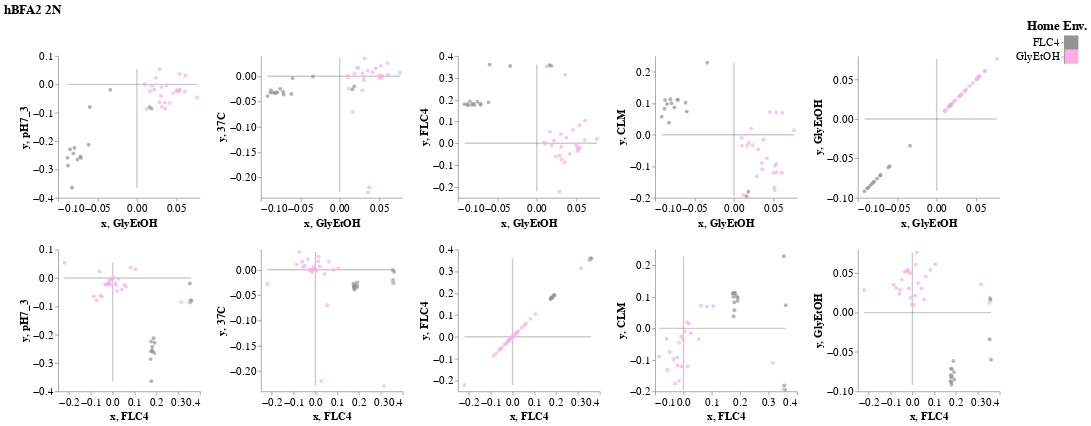

Write notebook code for a chart like this one.
### Code cell
big_scatter('hBFA2_2N', ['GlyEtOH', 'FLC4'], ['pH7_3', '37C', 'FLC4', 'CLM', 'GlyEtOH']).properties(title='hBFA2 2N')

### Figure 1 — Vega-Lite specification as saved in the notebook (floating-point values rounded to 4 significant figures)
{"config": {"view": {"stroke": "transparent", "continuousWidth": 400, "continuousHeight": 300}, "axis": {"grid": false, "labelFontSize": 16, "titleFontSize": 16}, "title": {"fontSize": 18}, "mark": {"color": "black"}}, "hconcat": [{"vconcat": [{"vconcat": [{"vconcat": []}, {"hconcat": [{"hconcat": [{"hconcat": [{"hconcat": [{"hconcat": [{"hconcat": []}, {"layer": [{"data": {"name": "data-d4e37900c817bda73b76a181f0f4101b"}, "mark": {"type": "line", "opacity": 0.2}, "encoding": {"x": {"type": "quantitative", "field": "x"}, "y": {"type": "quantitative", "field": "y"}}}, {"data": {"name": "data-590b54e631a49ab2b5f6657e6abbe742"}, "mark": {"type": "line", "opacity": 0.2}, "encoding": {"x": {"type": "quantitative", "field": "x"}, "y": {"type": "quantitative", "field": "y"}}}, {"mark": "circle", "encoding": {"color": {"type": "nominal", "field": "Home_Env_Short", "legend": null, "scale": {"domain": ["SC", "37C", "pH7_3", "GlyEtOH", "FLC4", "CLM"], "range": ["#0173b2", "#029e73", "#d55e00", "#fbafe4", "#949494", "#ece133"]}}, "stroke": {"value": "black"}, "strokeOpacity": {"condition": {"value": 1, "selection": {"or": ["selector022", "selector023"]}}, "value": 0}, "strokeWidth": {"condition": {"value": 8, "selection": "selector023"}, "value": 4}, "tooltip": [{"type": "nominal", "field": "Putative_Drivers"}, {"type": "nominal", "field": "Lineage_ID"}, {"type": "nominal", "field": "Home_Environment"}], "x": {"type": "quantitative", "field": "GlyEtOH"}, "y": {"type": "quantitative", "field": "pH7_3"}}, "selection": {"selector022": {"type": "single", "on": "mouseover", "fields": ["Lineage_ID"], "empty": "none"}, "selector023": {"type": "single", "on": "click", "fields": ["Lineage_ID"], "empty": "none"}}}], "height": 200, "width": 200}]}, {"layer": [{"data": {"name": "data-62fa6c5215b70b3fc3e2dac50e1f248a"}, "mark": {"type": "line", "opacity": 0.2}, "encoding": {"x": {"type": "quantitative", "field": "x"}, "y": {"type": "quantitative", "field": "y"}}}, {"data": {"name": "data-1fc2a6a267fc5bf958299977f5b1c418"}, "mark": {"type": "line", "opacity": 0.2}, "encoding": {"x": {"type": "quantitative", "field": "x"}, "y": {"type": "quantitative", "field": "y"}}}, {"mark": "circle", "encoding": {"color": {"type": "nominal", "field": "Home_Env_Short", "legend": null, "scale": {"domain": ["SC", "37C", "pH7_3", "GlyEtOH", "FLC4", "CLM"], "range": ["#0173b2", "#029e73", "#d55e00", "#fbafe4", "#949494", "#ece133"]}}, "stroke": {"value": "black"}, "strokeOpacity": {"condition": {"value": 1, "selection": {"or": ["selector022", "selector023"]}}, "value": 0}, "strokeWidth": {"condition": {"value": 8, "selection": "selector023"}, "value": 4}, "tooltip": [{"type": "nominal", "field": "Putative_Drivers"}, {"type": "nominal", "field": "Lineage_ID"}, {"type": "nominal", "field": "Home_Environment"}], "x": {"type": "quantitative", "field": "GlyEtOH"}, "y": {"type": "quantitative", "field": "37C"}}, "selection": {"selector022": {"type": "single", "on": "mouseover", "fields": ["Lineage_ID"], "empty": "none"}, "selector023": {"type": "single", "on": "click", "fields": ["Lineage_ID"], "empty": "none"}}}], "height": 200, "width": 200}]}, {"layer": [{"data": {"name": "data-62fa6c5215b70b3fc3e2dac50e1f248a"}, "mark": {"type": "line", "opacity": 0.2}, "encoding": {"x": {"type": "quantitative", "field": "x"}, "y": {"type": "quantitative", "field": "y"}}}, {"data": {"name": "data-000e6c99aa2b37334f7b1e8dcd30ea20"}, "mark": {"type": "line", "opacity": 0.2}, "encoding": {"x": {"type": "quantitative", "field": "x"}, "y": {"type": "quantitative", "field": "y"}}}, {"mark": "circle", "encoding": {"color": {"type": "nominal", "field": "Home_Env_Short", "legend": null, "scale": {"domain": ["SC", "37C", "pH7_3", "GlyEtOH", "FLC4", "CLM"], "range": ["#0173b2", "#029e73", "#d55e00", "#fbafe4", "#949494", "#ece133"]}}, "stroke": {"value": "black"}, "strokeOpacity": {"condition": {"value": 1, "selection": {"or": ["selector022", "selector023"]}}, "value": 0}, "strokeWidth": {"condition": {"value": 8, "selection": "selector023"}, "value": 4}, "tooltip": [{"type": "nominal", "field": "Putative_Drivers"}, {"type": "nominal", "field": "Lineage_ID"}, {"type": "nominal", "field": "Home_Environment"}], "x": {"type": "quantitative", "field": "GlyEtOH"}, "y": {"type": "quantitative", "field": "FLC4"}}, "selection": {"selector022": {"type": "single", "on": "mouseover", "fields": ["Lineage_ID"], "empty": "none"}, "selector023": {"type": "single", "on": "click", "fields": ["Lineage_ID"], "empty": "none"}}}], "height": 200, "width": 200}]}, {"layer": [{"data": {"name": "data-62fa6c5215b70b3fc3e2dac50e1f248a"}, "mark": {"type": "line", "opacity": 0.2}, "encoding": {"x": {"type": "quantitative", "field": "x"}, "y": {"type": "quantitative", "field": "y"}}}, {"data": {"name": "data-b7c4170b5427b4f1b82f2fc5c5c806a0"}, "mark": {"type": "line", "opacity": 0.2}, "encoding": {"x": {"type": "quantitative", "field": "x"}, "y": {"type": "quantitative", "field": "y"}}}, {"mark": "circle", "encoding": {"color": {"type": "nominal", "field": "Home_Env_Short", "legend": null, "scale": {"domain": ["SC", "37C", "pH7_3", "GlyEtOH", "FLC4", "CLM"], "range": ["#0173b2", "#029e73", "#d55e00", "#fbafe4", "#949494", "#ece133"]}}, "stroke": {"value": "black"}, "strokeOpacity": {"condition": {"value": 1, "selection": {"or": ["selector022", "selector023"]}}, "value": 0}, "strokeWidth": {"condition": {"value": 8, "selection": "selector023"}, "value": 4}, "tooltip": [{"type": "nominal", "field": "Putative_Drivers"}, {"type": "nominal", "field": "Lineage_ID"}, {"type": "nominal", "field": "Home_Environment"}], "x": {"type": "quantitative", "field": "GlyEtOH"}, "y": {"type": "quantitative", "field": "CLM"}}, "selection": {"selector022": {"type": "single", "on": "mouseover", "fields": ["Lineage_ID"], "empty": "none"}, "selector023": {"type": "single", "on": "click", "fields": ["Lineage_ID"], "empty": "none"}}}], "height": 200, "width": 200}]}, {"layer": [{"data": {"name": "data-62fa6c5215b70b3fc3e2dac50e1f248a"}, "mark": {"type": "line", "opacity": 0.2}, "encoding": {"x": {"type": "quantitative", "field": "x"}, "y": {"type": "quantitative", "field": "y"}}}, {"data": {"name": "data-24c7f88cf11ccbc389368f54b01076a8"}, "mark": {"type": "line", "opacity": 0.2}, "encoding": {"x": {"type": "quantitative", "field": "x"}, "y": {"type": "quantitative", "field": "y"}}}, {"mark": "circle", "encoding": {"color": {"type": "nominal", "field": "Home_Env_Short", "legend": null, "scale": {"domain": ["SC", "37C", "pH7_3", "GlyEtOH", "FLC4", "CLM"], "range": ["#0173b2", "#029e73", "#d55e00", "#fbafe4", "#949494", "#ece133"]}}, "stroke": {"value": "black"}, "strokeOpacity": {"condition": {"value": 1, "selection": {"or": ["selector022", "selector023"]}}, "value": 0}, "strokeWidth": {"condition": {"value": 8, "selection": "selector023"}, "value": 4}, "tooltip": [{"type": "nominal", "field": "Putative_Drivers"}, {"type": "nominal", "field": "Lineage_ID"}, {"type": "nominal", "field": "Home_Environment"}], "x": {"type": "quantitative", "field": "GlyEtOH"}, "y": {"type": "quantitative", "field": "GlyEtOH"}}, "selection": {"selector022": {"type": "single", "on": "mouseover", "fields": ["Lineage_ID"], "empty": "none"}, "selector023": {"type": "single", "on": "click", "fields": ["Lineage_ID"], "empty": "none"}}}], "height": 200, "width": 200}]}]}, {"hconcat": [{"hconcat": [{"hconcat": [{"hconcat": [{"hconcat": [{"hconcat": []}, {"layer": [{"data": {"name": "data-0d9af721ac115f570fddc88f6392349c"}, "mark": {"type": "line", "opacity": 0.2}, "encoding": {"x": {"type": "quantitative", "field": "x"}, "y": {"type": "quantitative", "field": "y"}}}, {"data": {"name": "data-590b54e631a49ab2b5f6657e6abbe742"}, "mark": {"type": "line", "opacity": 0.2}, "encoding": {"x": {"type": "quantitative", "field": "x"}, "y": {"type": "quantitative", "field": "y"}}}, {"mark": "circle", "encoding": {"color": {"type": "nominal", "field": "Home_Env_Short", "legend": null, "scale": {"domain": ["SC", "37C", "pH7_3", "GlyEtOH", "FLC4", "CLM"], "range": ["#0173b2", "#029e73", "#d55e00", "#fbafe4", "#949494", "#ece133"]}}, "stroke": {"value": "black"}, "strokeOpacity": {"condition": {"value": 1, "selection": {"or": ["selector022", "selector023"]}}, "value": 0}, "strokeWidth": {"condition": {"value": 8, "selection": "selector023"}, "value": 4}, "tooltip": [{"type": "nominal", "field": "Putative_Drivers"}, {"type": "nominal", "field": "Lineage_ID"}, {"type": "nominal", "field": "Home_Environment"}], "x": {"type": "quantitative", "field": "FLC4"}, "y": {"type": "quantitative", "field": "pH7_3"}}, "selection": {"selector022": {"type": "single", "on": "mouseover", "fields": ["Lineage_ID"], "empty": "none"}, "selector023": {"type": "single", "on": "click", "fields": ["Lineage_ID"], "empty": "none"}}}], "height": 200, "width": 200}]}, {"layer": [{"data": {"name": "data-0d9af721ac115f570fddc88f6392349c"}, "mark": {"type": "line", "opacity": 0.2}, "encoding": {"x": {"type": "quantitative", "field": "x"}, "y": {"type": "quantitative", "field": "y"}}}, {"data": {"name": "data-1fc2a6a267fc5bf958299977f5b1c418"}, "mark": {"type": "line", "opacity": 0.2}, "encoding": {"x": {"type": "quantitative", "field": "x"}, "y": {"type": "quantitative", "field": "y"}}}, {"mark": "circle", "encoding": {"color": {"type": "nominal", "field": "Home_Env_Short", "legend": null, "scale": {"domain": ["SC", "37C", "pH7_3", "GlyEtOH", "FLC4", "CLM"], "range": ["#0173b2", "#029e73", "#d55e00", "#fbafe4", "#949494", "#ece133"]}}, "stroke": {"value": "black"}, "strokeOpacity": {"condition": {"value": 1, "selection": {"or": ["selector022", "selector023"]}}, "value": 0}, "strokeWidth": {"condition": {"value": 8, "selection": "selector023"}, "value": 4}, "tooltip": [{"type": "nominal", "field": "Putative_Drivers"}, {"type": "nominal", "field": "Lineage_ID"}, {"type": "nominal", "field": "Home_Environment"}], "x": {"type": "quantitative", "field": "FLC4"}, "y": {"type": "quantitative", "field": "37C"}}, "selection": {"selector022": {"type": "single", "on": "mouseover", "fields": ["Lineage_ID"], "empty": "none"}, "selector023": {"type": "single", "on": "click", "fields": ["Lineage_ID"], "empty": "none"}}}], "height": 200, "width": 200}]}, {"layer": [{"data": {"name": "data-0d9af721ac115f570fddc88f6392349c"}, "mark": {"type": "line", "opacity": 0.2}, "encoding": {"x": {"type": "quantitative", "field": "x"}, "y": {"type": "quantitative", "field": "y"}}}, {"data": {"name": "data-000e6c99aa2b37334f7b1e8dcd30ea20"}, "mark": {"type": "line", "opacity": 0.2}, "encoding": {"x": {"type": "quantitative", "field": "x"}, "y": {"type": "quantitative", "field": "y"}}}, {"mark": "circle", "encoding": {"color": {"type": "nominal", "field": "Home_Env_Short", "legend": null, "scale": {"domain": ["SC", "37C", "pH7_3", "GlyEtOH", "FLC4", "CLM"], "range": ["#0173b2", "#029e73", "#d55e00", "#fbafe4", "#949494", "#ece133"]}}, "stroke": {"value": "black"}, "strokeOpacity": {"condition": {"value": 1, "selection": {"or": ["selector022", "selector023"]}}, "value": 0}, "strokeWidth": {"condition": {"value": 8, "selection": "selector023"}, "value": 4}, "tooltip": [{"type": "nominal", "field": "Putative_Drivers"}, {"type": "nominal", "field": "Lineage_ID"}, {"type": "nominal", "field": "Home_Environment"}], "x": {"type": "quantitative", "field": "FLC4"}, "y": {"type": "quantitative", "field": "FLC4"}}, "selection": {"selector022": {"type": "single", "on": "mouseover", "fields": ["Lineage_ID"], "empty": "none"}, "selector023": {"type": "single", "on": "click", "fields": ["Lineage_ID"], "empty": "none"}}}], "height": 200, "width": 200}]}, {"layer": [{"data": {"name": "data-59c08bf1ce755b1d2a4f6a5a5b3bf522"}, "mark": {"type": "line", "opacity": 0.2}, "encoding": {"x": {"type": "quantitative", "field": "x"}, "y": {"type": "quantitative", "field": "y"}}}, {"data": {"name": "data-b7c4170b5427b4f1b82f2fc5c5c806a0"}, "mark": {"type": "line", "opacity": 0.2}, "encoding": {"x": {"type": "quantitative", "field": "x"}, "y": {"type": "quantitative", "field": "y"}}}, {"mark": "circle", "encoding": {"color": {"type": "nominal", "field": "Home_Env_Short", "legend": null, "scale": {"domain": ["SC", "37C", "pH7_3", "GlyEtOH", "FLC4", "CLM"], "range": ["#0173b2", "#029e73", "#d55e00", "#fbafe4", "#949494", "#ece133"]}}, "stroke": {"value": "black"}, "strokeOpacity": {"condition": {"value": 1, "selection": {"or": ["selector022", "selector023"]}}, "value": 0}, "strokeWidth": {"condition": {"value": 8, "selection": "selector023"}, "value": 4}, "tooltip": [{"type": "nominal", "field": "Putative_Drivers"}, {"type": "nominal", "field": "Lineage_ID"}, {"type": "nominal", "field": "Home_Environment"}], "x": {"type": "quantitative", "field": "FLC4"}, "y": {"type": "quantitative", "field": "CLM"}}, "selection": {"selector022": {"type": "single", "on": "mouseover", "fields": ["Lineage_ID"], "empty": "none"}, "selector023": {"type": "single", "on": "click", "fields": ["Lineage_ID"], "empty": "none"}}}], "height": 200, "width": 200}]}, {"layer": [{"data": {"name": "data-0d9af721ac115f570fddc88f6392349c"}, "mark": {"type": "line", "opacity": 0.2}, "encoding": {"x": {"type": "quantitative", "field": "x"}, "y": {"type": "quantitative", "field": "y"}}}, {"data": {"name": "data-24c7f88cf11ccbc389368f54b01076a8"}, "mark": {"type": "line", "opacity": 0.2}, "encoding": {"x": {"type": "quantitative", "field": "x"}, "y": {"type": "quantitative", "field": "y"}}}, {"mark": "circle", "encoding": {"color": {"type": "nominal", "field": "Home_Env_Short", "legend": null, "scale": {"domain": ["SC", "37C", "pH7_3", "GlyEtOH", "FLC4", "CLM"], "range": ["#0173b2", "#029e73", "#d55e00", "#fbafe4", "#949494", "#ece133"]}}, "stroke": {"value": "black"}, "strokeOpacity": {"condition": {"value": 1, "selection": {"or": ["selector022", "selector023"]}}, "value": 0}, "strokeWidth": {"condition": {"value": 8, "selection": "selector023"}, "value": 4}, "tooltip": [{"type": "nominal", "field": "Putative_Drivers"}, {"type": "nominal", "field": "Lineage_ID"}, {"type": "nominal", "field": "Home_Environment"}], "x": {"type": "quantitative", "field": "FLC4"}, "y": {"type": "quantitative", "field": "GlyEtOH"}}, "selection": {"selector022": {"type": "single", "on": "mouseover", "fields": ["Lineage_ID"], "empty": "none"}, "selector023": {"type": "single", "on": "click", "fields": ["Lineage_ID"], "empty": "none"}}}], "height": 200, "width": 200}]}], "data": {"name": "data-4951432d8e2b846838e5a657789ebffb"}, "transform": [{"filter": {"selection": "selector033"}}]}, {"data": {"name": "data-6b2bf0b190a8068682b8731f3456cb8a"}, "mark": "rect", "encoding": {"color": {"type": "nominal", "field": "Home_Env_Short", "legend": null, "scale": {"domain": ["SC", "37C", "pH7_3", "GlyEtOH", "FLC4", "CLM"], "range": ["#0173b2", "#029e73", "#d55e00", "#fbafe4", "#949494", "#ece133"]}}, "opacity": {"condition": {"value": 1, "selection": "selector033"}, "value": 0.2}, "y": {"type": "nominal", "axis": {"title": null}, "field": "Home_Env_Short"}}, "selection": {"selector033": {"type": "multi", "fields": ["Home_Env_Short"], "init": [{"Home_Env_Short": "GlyEtOH"}, {"Home_Env_Short": "FLC4"}]}}, "title": {"text": "Home Env.", "dx": -20}}], "title": "hBFA2 2N", "$schema": "https://vega.github.io/schema/vega-lite/v4.8.1.json", "datasets": {"data-4951432d8e2b846838e5a657789ebffb": [{"Home_Environment": "FLC4_2N", "Lineage_ID": "ARX1_IV_656407_G_Heterozygous_NON_SYNONYMOUS_CODING", "YPD": -0.04253, "SC": -0.04716, "37C": -0.03221, "pH3_8": -0.09019, "pH7_3": -0.2592, "GlyEtOH": -0.08801, "FLC4": 0.1792, "CLM": 0.0827, "21C": -0.04871, "02M_NaCl": -0.07571, "Putative_Drivers": "ARX1", "Has_Mutation_Data": true, "Home_Env_Short": "FLC4"}, {"Home_Environment": "FLC4_2N", "Lineage_ID": "CIN5_XV_384114_A_Heterozygous_STOP_GAINED", "YPD": -0.0445, "SC": -0.04143, "37C": -0.02487, "pH3_8": -0.09432, "pH7_3": -0.2647, "GlyEtOH": -0.0755, "FLC4": 0.1907, "CLM": 0.08716, "21C": -0.06067, "02M_NaCl": -0.06634, "Putative_Drivers": "CIN5", "Has_Mutation_Data": true, "Home_Env_Short": "FLC4"}, {"Home_Environment": "FLC4_2N", "Lineage_ID": "FMP40_XVI_130560_A_Heterozygous_NON_SYNONYMOUS_CODING;TUP1_III_261206_A_Heterozygous_FRAME_SHIFT", "YPD": -0.0137, "SC": 0.01713, "37C": -0.003744, "pH3_8": -0.008275, "pH7_3": -0.0798, "GlyEtOH": -0.05981, "FLC4": 0.3607, "CLM": 0.07366, "21C": -0.002866, "02M_NaCl": -0.002074, "Putative_Drivers": "FMP40;TUP1", "Has_Mutation_Data": true, "Home_Env_Short": "FLC4"}, {"Home_Environment": "FLC4_2N", "Lineage_ID": "GUD1_IV_29692_A_Heterozygous_NON_SYNONYMOUS_CODING", "YPD": -0.04696, "SC": -0.07982, "37C": -0.0392, "pH3_8": -0.07507, "pH7_3": null, "GlyEtOH": -0.09168, "FLC4": 0.1794, "CLM": 0.05763, "21C": -0.05973, "02M_NaCl": -0.08007, "Putative_Drivers": "GUD1", "Has_Mutation_Data": true, "Home_Env_Short": "FLC4"}, {"Home_Environment": "FLC4_2N", "Lineage_ID": "HFD1_XIII_490591_C_Heterozygous_NON_SYNONYMOUS_CODING", "YPD": -0.03174, "SC": -0.005377, "37C": -0.02584, "pH3_8": -0.02421, "pH7_3": -0.07969, "GlyEtOH": 0.01608, "FLC4": 0.3578, "CLM": -0.1948, "21C": -0.01926, "02M_NaCl": -0.03825, "Putative_Drivers": "HFD1", "Has_Mutation_Data": true, "Home_Env_Short": "FLC4"}, {"Home_Environment": "FLC4_2N", "Lineage_ID": "HXT8_X_27751_T_Heterozygous_NON_SYNONYMOUS_CODING", "YPD": -0.04581, "SC": -0.04642, "37C": -0.03189, "pH3_8": -0.09668, "pH7_3": -0.2287, "GlyEtOH": -0.08487, "FLC4": 0.192, "CLM": 0.09736, "21C": -0.07692, "02M_NaCl": -0.0778, "Putative_Drivers": "HXT8", "Has_Mutation_Data": true, "Home_Env_Short": "FLC4"}, {"Home_Environment": "FLC4_2N", "Lineage_ID": "IOC2_XII_331960_C_Heterozygous_NON_SYNONYMOUS_CODING", "YPD": -0.0422, "SC": -0.04809, "37C": -0.03201, "pH3_8": -0.09691, "pH7_3": -0.2244, "GlyEtOH": -0.07923, "FLC4": 0.1758, "CLM": 0.1, "21C": -0.05989, "02M_NaCl": -0.06762, "Putative_Drivers": "IOC2", "Has_Mutation_Data": true, "Home_Env_Short": "FLC4"}, {"Home_Environment": "FLC4_2N", "Lineage_ID": "MES1_VII_1021486_T_Heterozygous_NON_SYNONYMOUS_CODING", "YPD": -0.03108, "SC": -0.006994, "37C": -0.02027, "pH3_8": -0.02199, "pH7_3": -0.08543, "GlyEtOH": 0.01839, "FLC4": 0.3555, "CLM": -0.1809, "21C": -0.01323, "02M_NaCl": -0.0377, "Putative_Drivers": "MES1", "Has_Mutation_Data": true, "Home_Env_Short": "FLC4"}, {"Home_Environment": "FLC4_2N", "Lineage_ID": "PDR1_VII_470234_T_Heterozygous_NON_SYNONYMOUS_CODING", "YPD": -0.004751, "SC": -0.004071, "37C": -0.000395, "pH3_8": -0.0042, "pH7_3": -0.01941, "GlyEtOH": -0.03382, "FLC4": 0.354, "CLM": 0.2287, "21C": -0.0071, "02M_NaCl": 0.01096, "Putative_Drivers": "PDR1", "Has_Mutation_Data": true, "Home_Env_Short": "FLC4"}, {"Home_Environment": "FLC4_2N", "Lineage_ID": "PET494_XIV_706242_A_Heterozygous_NON_SYNONYMOUS_CODING;PSY2_XIV_262597_A_Heterozygous_NON_SYNONYMOUS_CODING", "YPD": -0.04348, "SC": -0.04707, "37C": -0.03045, "pH3_8": -0.1061, "pH7_3": -0.2547, "GlyEtOH": -0.07173, "FLC4": 0.181, "CLM": 0.1108, "21C": -0.05966, "02M_NaCl": -0.06955, "Putative_Drivers": "PET494;PSY2", "Has_Mutation_Data": true, "Home_Env_Short": "FLC4"}, {"Home_Environment": "FLC4_2N", "Lineage_ID": "TPD3_I_125866_A_Heterozygous_NON_SYNONYMOUS_CODING", "YPD": -0.04858, "SC": -0.04405, "37C": -0.02758, "pH3_8": -0.1003, "pH7_3": -0.2862, "GlyEtOH": -0.0874, "FLC4": 0.174, "CLM": 0.1106, "21C": -0.04954, "02M_NaCl": -0.0795, "Putative_Drivers": "TPD3", "Has_Mutation_Data": true, "Home_Env_Short": "FLC4"}, {"Home_Environment": "FLC4_2N", "Lineage_ID": "TTI1_XI_378366_T_Heterozygous_NON_SYNONYMOUS_CODING", "YPD": -0.04448, "SC": -0.05187, "37C": -0.03592, "pH3_8": -0.09307, "pH7_3": -0.2588, "GlyEtOH": -0.07111, "FLC4": 0.1765, "CLM": 0.1115, "21C": -0.05203, "02M_NaCl": -0.08268, "Putative_Drivers": "TTI1", "Has_Mutation_Data": true, "Home_Env_Short": "FLC4"}, {"Home_Environment": "FLC4_2N", "Lineage_ID": "UBP15_XIII_875001_A_Heterozygous_NON_SYNONYMOUS_CODING", "YPD": -0.04478, "SC": -0.0467, "37C": -0.03209, "pH3_8": -0.09834, "pH7_3": -0.2431, "GlyEtOH": -0.08067, "FLC4": 0.1814, "CLM": 0.1129, "21C": -0.05993, "02M_NaCl": -0.07416, "Putative_Drivers": "UBP15", "Has_Mutation_Data": true, "Home_Env_Short": "FLC4"}, {"Home_Environment": "FLC4_2N", "Lineage_ID": "YFR016C_VI_178237_C_Heterozygous_NON_SYNONYMOUS_CODING", "YPD": -0.04489, "SC": -0.05754, "37C": -0.03359, "pH3_8": -0.1093, "pH7_3": -0.3645, "GlyEtOH": -0.08246, "FLC4": 0.1769, "CLM": 0.03851, "21C": -0.06524, "02M_NaCl": -0.07552, "Putative_Drivers": "YFR016C", "Has_Mutation_Data": true, "Home_Env_Short": "FLC4"}, {"Home_Environment": "FLC4_2N", "Lineage_ID": "YHK8_VIII_205616_C_Heterozygous_NON_SYNONYMOUS_CODING", "YPD": -0.04293, "SC": -0.04442, "37C": -0.03506, "pH3_8": -0.1041, "pH7_3": -0.2127, "GlyEtOH": -0.06137, "FLC4": 0.1875, "CLM": 0.1017, "21C": -0.0493, "02M_NaCl": -0.07199, "Putative_Drivers": "YHK8", "Has_Mutation_Data": true, "Home_Env_Short": "FLC4"}, {"Home_Environment": "GlyEtOH_2N", "Lineage_ID": "ARG4_VIII_140205_A_Heterozygous_NON_SYNONYMOUS_CODING", "YPD": 0.002702, "SC": 0.01622, "37C": -0.0008597, "pH3_8": 0.01697, "pH7_3": -0.01818, "GlyEtOH": 0.05426, "FLC4": -0.02059, "CLM": -0.1179, "21C": 0.0162, "02M_NaCl": 0.01592, "Putative_Drivers": "ARG4", "Has_Mutation_Data": true, "Home_Env_Short": "GlyEtOH"}, {"Home_Environment": "GlyEtOH_2N", "Lineage_ID": "BEM2_V_479835_T_Heterozygous_NON_SYNONYMOUS_CODING BEM2_V_479836_A_Heterozygous_NON_SYNONYMOUS_CODING", "YPD": -0.03106, "SC": -0.02077, "37C": 0.01596, "pH3_8": -0.0121, "pH7_3": -0.03085, "GlyEtOH": 0.04583, "FLC4": 0.06111, "CLM": 0.07205, "21C": -0.008897, "02M_NaCl": -0.004525, "Putative_Drivers": "BEM2", "Has_Mutation_Data": true, "Home_Env_Short": "GlyEtOH"}, {"Home_Environment": "GlyEtOH_2N", "Lineage_ID": "ERG24_XIV_110193_T_Heterozygous_STOP_GAINED", "YPD": -0.01386, "SC": -0.00278, "37C": -0.07005, "pH3_8": -0.01296, "pH7_3": -0.02412, "GlyEtOH": 0.01659, "FLC4": 0.05347, "CLM": -0.03405, "21C": -0.008013, "02M_NaCl": -0.01829, "Putative_Drivers": "ERG24", "Has_Mutation_Data": true, "Home_Env_Short": "GlyEtOH"}, {"Home_Environment": "GlyEtOH_2N", "Lineage_ID": "ERG24_XIV_110193_T_Heterozygous_STOP_GAINED;HEM2_VII_419543_C_Heterozygous_STOP_GAINED", "YPD": 0.00376, "SC": 0.01905, "37C": 0.005675, "pH3_8": 0.0009758, "pH7_3": -0.004487, "GlyEtOH": 0.01896, "FLC4": -0.008671, "CLM": -0.02517, "21C": 0.003423, "02M_NaCl": 0.007766, "Putative_Drivers": "ERG24;HEM2", "Has_Mutation_Data": true, "Home_Env_Short": "GlyEtOH"}, {"Home_Environment": "GlyEtOH_2N", "Lineage_ID": "GDH2_IV_72604_T_Heterozygous_NON_SYNONYMOUS_CODING", "YPD": -0.03156, "SC": -0.008565, "37C": -0.02452, "pH3_8": -0.03124, "pH7_3": -0.08674, "GlyEtOH": 0.01229, "FLC4": 0.3523, "CLM": -0.1908, "21C": -0.01992, "02M_NaCl": -0.04594, "Putative_Drivers": "GDH2", "Has_Mutation_Data": true, "Home_Env_Short": "GlyEtOH"}, {"Home_Environment": "GlyEtOH_2N", "Lineage_ID": "HAP1_XII_650834_G_Homozygous_NON_SYNONYMOUS_CODING HAP1_XII_650867_A_Homozygous_NON_SYNONYMOUS_CODING", "YPD": 0.01236, "SC": 0.01927, "37C": 0.0003369, "pH3_8": 0.02388, "pH7_3": 0.03656, "GlyEtOH": 0.05401, "FLC4": 0.08249, "CLM": 0.06988, "21C": 0.01603, "02M_NaCl": 0.01903, "Putative_Drivers": "HAP1", "Has_Mutation_Data": true, "Home_Env_Short": "GlyEtOH"}, {"Home_Environment": "GlyEtOH_2N", "Lineage_ID": "HAP1_XII_650854_A_Heterozygous_CODON_CHANGE_PLUS_CODON_DELETION", "YPD": 0.016, "SC": 0.00857, "37C": 0.003314, "pH3_8": 0.0275, "pH7_3": 0.03092, "GlyEtOH": 0.0613, "FLC4": 0.1042, "CLM": 0.07028, "21C": 0.02396, "02M_NaCl": 0.01472, "Putative_Drivers": "HAP1", "Has_Mutation_Data": true, "Home_Env_Short": "GlyEtOH"}, {"Home_Environment": "GlyEtOH_2N", "Lineage_ID": "HEM2_VII_419813_T_Heterozygous_NON_SYNONYMOUS_CODING", "YPD": 4.991e-05, "SC": 0.005205, "37C": -0.001601, "pH3_8": 0.01181, "pH7_3": -0.008792, "GlyEtOH": 0.031, "FLC4": -0.01588, "CLM": -0.0458, "21C": 0.009055, "02M_NaCl": -0.01471, "Putative_Drivers": "HEM2", "Has_Mutation_Data": true, "Home_Env_Short": "GlyEtOH"}, {"Home_Environment": "GlyEtOH_2N", "Lineage_ID": "HEM3_IV_92963_T_Heterozygous_STOP_GAINED", "YPD": 0.002845, "SC": 0.01796, "37C": 0.02124, "pH3_8": 0.01848, "pH7_3": -0.02312, "GlyEtOH": 0.05205, "FLC4": -0.03527, "CLM": -0.09809, "21C": 0.01179, "02M_NaCl": -0.09473, "Putative_Drivers": "HEM3", "Has_Mutation_Data": true, "Home_Env_Short": "GlyEtOH"}, {"Home_Environment": "GlyEtOH_2N", "Lineage_ID": "HEM3_IV_93276_T_Heterozygous_NON_SYNONYMOUS_CODING;YDR370C_IV_1218242_G_Heterozygous_NON_SYNONYMOUS_CODING", "YPD": -3.792e-05, "SC": 0.009372, "37C": -0.003875, "pH3_8": 0.01716, "pH7_3": -0.02016, "GlyEtOH": 0.05105, "FLC4": -0.01607, "CLM": -0.1666, "21C": 0.01071, "02M_NaCl": 0.009981, "Putative_Drivers": "HEM3;YDR370C", "Has_Mutation_Data": true, "Home_Env_Short": "GlyEtOH"}, {"Home_Environment": "GlyEtOH_2N", "Lineage_ID": "HEM3_IV_93355_TC_Heterozygous_FRAME_SHIFT;IRA2_XV_176039_A_Heterozygous_NON_SYNONYMOUS_CODING", "YPD": 0.001957, "SC": 0.02646, "37C": 0.02601, "pH3_8": 0.02855, "pH7_3": -0.02508, "GlyEtOH": 0.06084, "FLC4": 0.01489, "CLM": -0.1207, "21C": 0.02269, "02M_NaCl": 0.03366, "Putative_Drivers": "IRA2;HEM3", "Has_Mutation_Data": true, "Home_Env_Short": "GlyEtOH"}, {"Home_Environment": "GlyEtOH_2N", "Lineage_ID": "HEM3_IV_93414_A_Heterozygous_NON_SYNONYMOUS_CODING", "YPD": 0.002318, "SC": 0.01247, "37C": 0.000837, "pH3_8": 0.02049, "pH7_3": -0.02241, "GlyEtOH": 0.0539, "FLC4": -0.0224, "CLM": -0.09253, "21C": 0.0134, "02M_NaCl": 0.01969, "Putative_Drivers": "HEM3", "Has_Mutation_Data": true, "Home_Env_Short": "GlyEtOH"}, {"Home_Environment": "GlyEtOH_2N", "Lineage_ID": "HEM3_IV_93688_G_Heterozygous_NON_SYNONYMOUS_CODING", "YPD": 0.001263, "SC": 0.004795, "37C": 0.0001536, "pH3_8": 0.0157, "pH7_3": -0.02302, "GlyEtOH": 0.05168, "FLC4": -0.02994, "CLM": -0.1751, "21C": 0.009116, "02M_NaCl": 0.00821, "Putative_Drivers": "HEM3", "Has_Mutation_Data": true, "Home_Env_Short": "GlyEtOH"}, {"Home_Environment": "GlyEtOH_2N", "Lineage_ID": "HEM3_IV_93717_T_Heterozygous_NON_SYNONYMOUS_CODING;PAN1_IX_368430_A_Heterozygous_CODON_CHANGE_PLUS_CODON_DELETION", "YPD": 0.0002219, "SC": 0.007421, "37C": 0.001821, "pH3_8": 0.01935, "pH7_3": -0.02326, "GlyEtOH": 0.05015, "FLC4": -0.007206, "CLM": -0.1208, "21C": 0.01361, "02M_NaCl": 0.01478, "Putative_Drivers": "HEM3;PAN1", "Has_Mutation_Data": true, "Home_Env_Short": "GlyEtOH"}, {"Home_Environment": "GlyEtOH_2N", "Lineage_ID": "NDI1_XIII_28915_C_Heterozygous_NON_SYNONYMOUS_CODING", "YPD": -0.001033, "SC": 0.006522, "37C": -0.001336, "pH3_8": 0.004507, "pH7_3": 0.0007147, "GlyEtOH": 0.01008, "FLC4": 0.004578, "CLM": -0.009663, "21C": -0.001007, "02M_NaCl": 0.00652, "Putative_Drivers": "NDI1", "Has_Mutation_Data": true, "Home_Env_Short": "GlyEtOH"}, {"Home_Environment": "GlyEtOH_2N", "Lineage_ID": "NDI1_XIII_29195_C_Heterozygous_NON_SYNONYMOUS_CODING;TRM3_IV_261435_G_Heterozygous_NON_SYNONYMOUS_CODING", "YPD": -0.0003349, "SC": 0.003237, "37C": 0.001286, "pH3_8": 0.004043, "pH7_3": -0.001039, "GlyEtOH": 0.01007, "FLC4": -0.001749, "CLM": -0.0344, "21C": -0.00451, "02M_NaCl": 0.003152, "Putative_Drivers": "NDI1;TRM3", "Has_Mutation_Data": true, "Home_Env_Short": "GlyEtOH"}, {"Home_Environment": "GlyEtOH_2N", "Lineage_ID": "PET494_XIV_707199_G_Heterozygous_NON_SYNONYMOUS_CODING", "YPD": -0.01535, "SC": -0.02962, "37C": -0.0274, "pH3_8": -0.00531, "pH7_3": 0.05387, "GlyEtOH": 0.02864, "FLC4": -0.221, "CLM": null, "21C": -0.005091, "02M_NaCl": -0.01569, "Putative_Drivers": "PET494", "Has_Mutation_Data": true, "Home_Env_Short": "GlyEtOH"}, {"Home_Environment": "GlyEtOH_2N", "Lineage_ID": "PSY2_XIV_262193_.GACTAATAGAGCTTTATGATACCAAAACCCTTCCAGAAAGCTCTTCAGAGAAGGAGAAGTTTGTAC_Heterozygous_STOP_GAINED+CODON_INSERTION", "YPD": -0.06815, "SC": 0.01752, "37C": 0.03529, "pH3_8": 0.008919, "pH7_3": -0.07877, "GlyEtOH": 0.0315, "FLC4": -0.07486, "CLM": null, "21C": -0.01252, "02M_NaCl": 0.008651, "Putative_Drivers": "PSY2", "Has_Mutation_Data": true, "Home_Env_Short": "GlyEtOH"}, {"Home_Environment": "GlyEtOH_2N", "Lineage_ID": "RPS2_VII_277899_G_Heterozygous_NON_SYNONYMOUS_CODING", "YPD": -0.01069, "SC": -0.004068, "37C": 0.01616, "pH3_8": 0.0005953, "pH7_3": 0.02298, "GlyEtOH": 0.02396, "FLC4": -0.06004, "CLM": -0.03267, "21C": 0.001179, "02M_NaCl": 0.02307, "Putative_Drivers": "RPS2", "Has_Mutation_Data": true, "Home_Env_Short": "GlyEtOH"}, {"Home_Environment": "GlyEtOH_2N", "Lineage_ID": "SPT6_VII_722662_C_Heterozygous_NON_SYNONYMOUS_CODING", "YPD": -0.01398, "SC": 0.003578, "37C": -0.2192, "pH3_8": 0.0002136, "pH7_3": -0.002884, "GlyEtOH": 0.03743, "FLC4": 0.02602, "CLM": -0.0158, "21C": 0.007164, "02M_NaCl": 0.0006177, "Putative_Drivers": "SPT6", "Has_Mutation_Data": true, "Home_Env_Short": "GlyEtOH"}, {"Home_Environment": "GlyEtOH_2N", "Lineage_ID": "UBC4_II_406703_A_Heterozygous_NON_SYNONYMOUS_CODING", "YPD": -0.04574, "SC": -0.03115, "37C": -0.008071, "pH3_8": -0.02887, "pH7_3": -0.0404, "GlyEtOH": 0.03045, "FLC4": 0.04141, "CLM": null, "21C": -0.01545, "02M_NaCl": -0.01104, "Putative_Drivers": "UBC4", "Has_Mutation_Data": true, "Home_Env_Short": "GlyEtOH"}, {"Home_Environment": "GlyEtOH_2N", "Lineage_ID": "WHI2_XV_411290_T_Heterozygous_STOP_GAINED", "YPD": -0.002351, "SC": 0.01669, "37C": 0.008163, "pH3_8": 0.004241, "pH7_3": -0.06553, "GlyEtOH": 0.0419, "FLC4": -0.04914, "CLM": -0.075, "21C": 0.008694, "02M_NaCl": 0.01793, "Putative_Drivers": "WHI2", "Has_Mutation_Data": true, "Home_Env_Short": "GlyEtOH"}, {"Home_Environment": "GlyEtOH_2N", "Lineage_ID": "WHI2_XV_411354_C_Heterozygous_FRAME_SHIFT", "YPD": -0.003463, "SC": 0.01811, "37C": 0.005581, "pH3_8": 0.006347, "pH7_3": -0.06295, "GlyEtOH": 0.02904, "FLC4": -0.05723, "CLM": -0.1314, "21C": 0.01051, "02M_NaCl": 0.02195, "Putative_Drivers": "WHI2", "Has_Mutation_Data": true, "Home_Env_Short": "GlyEtOH"}, {"Home_Environment": "GlyEtOH_2N", "Lineage_ID": "WHI2_XV_411734_C_Heterozygous_NON_SYNONYMOUS_CODING", "YPD": -0.002956, "SC": 0.02379, "37C": 0.01072, "pH3_8": -0.002943, "pH7_3": -0.06449, "GlyEtOH": 0.03541, "FLC4": -0.08642, "CLM": -0.08962, "21C": 0.006683, "02M_NaCl": 0.01692, "Putative_Drivers": "WHI2", "Has_Mutation_Data": true, "Home_Env_Short": "GlyEtOH"}, {"Home_Environment": "GlyEtOH_2N", "Lineage_ID": "YCL076W_III_1595_A_Heterozygous_STOP_GAINED", "YPD": -0.02118, "SC": -0.01533, "37C": 0.006859, "pH3_8": -0.009919, "pH7_3": -0.04639, "GlyEtOH": 0.07634, "FLC4": 0.01946, "CLM": 0.01452, "21C": -0.009106, "02M_NaCl": 0.01689, "Putative_Drivers": "YCL076W", "Has_Mutation_Data": true, "Home_Env_Short": "GlyEtOH"}, {"Home_Environment": "GlyEtOH_2N", "Lineage_ID": "YDR370C_IV_1218242_G_Heterozygous_NON_SYNONYMOUS_CODING", "YPD": -0.02382, "SC": -0.001539, "37C": 0.01708, "pH3_8": -0.006875, "pH7_3": -0.01824, "GlyEtOH": 0.02188, "FLC4": 0.01267, "CLM": 0.01971, "21C": -0.005282, "02M_NaCl": 0.005, "Putative_Drivers": "YDR370C", "Has_Mutation_Data": true, "Home_Env_Short": "GlyEtOH"}, {"Home_Environment": "GlyEtOH_2N", "Lineage_ID": "YPL279C_XVI_13445_C_Heterozygous_NON_SYNONYMOUS_CODING", "YPD": -0.05928, "SC": -0.04489, "37C": -0.2292, "pH3_8": -0.05296, "pH7_3": -0.08517, "GlyEtOH": 0.03598, "FLC4": 0.3142, "CLM": -0.1095, "21C": -0.05076, "02M_NaCl": -0.1028, "Putative_Drivers": "YPL279C", "Has_Mutation_Data": true, "Home_Env_Short": "GlyEtOH"}], "data-d4e37900c817bda73b76a181f0f4101b": [{"x": -0.08801, "y": 0}, {"x": 0.07634, "y": 0}], "data-590b54e631a49ab2b5f6657e6abbe742": [{"x": 0, "y": -0.3645}, {"x": 0, "y": 0.05387}], "data-62fa6c5215b70b3fc3e2dac50e1f248a": [{"x": -0.09168, "y": 0}, {"x": 0.07634, "y": 0}], "data-1fc2a6a267fc5bf958299977f5b1c418": [{"x": 0, "y": -0.2292}, {"x": 0, "y": 0.03529}], "data-000e6c99aa2b37334f7b1e8dcd30ea20": [{"x": 0, "y": -0.221}, {"x": 0, "y": 0.3607}], "data-b7c4170b5427b4f1b82f2fc5c5c806a0": [{"x": 0, "y": -0.1948}, {"x": 0, "y": 0.2287}], "data-24c7f88cf11ccbc389368f54b01076a8": [{"x": 0, "y": -0.09168}, {"x": 0, "y": 0.07634}], "data-0d9af721ac115f570fddc88f6392349c": [{"x": -0.221, "y": 0}, {"x": 0.3607, "y": 0}], "data-59c08bf1ce755b1d2a4f6a5a5b3bf522": [{"x": -0.08642, "y": 0}, {"x": 0.3607, "y": 0}], "data-6b2bf0b190a8068682b8731f3456cb8a": [{"Home_Env_Short": "GlyEtOH"}, {"Home_Env_Short": "FLC4"}]}}
